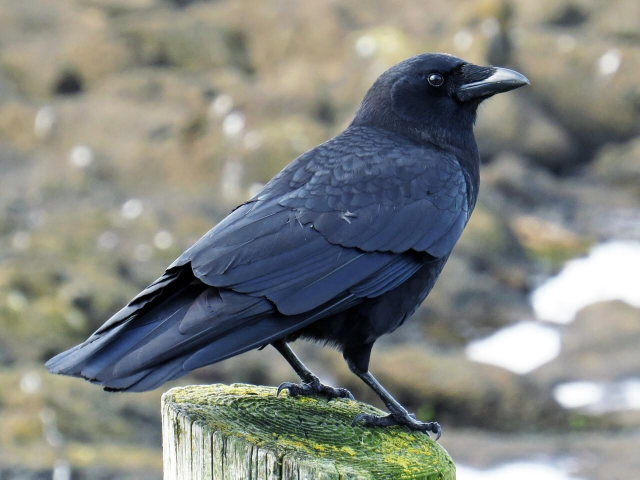
#> input picture src/images/americancrow.jpg, 1280 x 959 px (shown at 1/2 size)
$ python generate-android-icons.py ../src/images/americancrow.jpg
#> lines starting #> are read from the running program, lines starting #| are printed output that depends on the picture
from pathlib import Path
import sys

from PIL import Image, ImageDraw


ROOT = Path(__file__).resolve().parents[1]
RES_DIR = ROOT / "android" / "app" / "src" / "main" / "res"
DENSITIES = {
    "mipmap-mdpi": 48,
    "mipmap-hdpi": 72,
    "mipmap-xhdpi": 96,
    "mipmap-xxhdpi": 144,
    "mipmap-xxxhdpi": 192,
}
SAFE_ART_RATIO = 0.72


def rounded_square(image, radius_ratio=0.22):
    mask = Image.new("L", image.size, 0)
    draw = ImageDraw.Draw(mask)
    radius = int(image.size[0] * radius_ratio)
    draw.rounded_rectangle((0, 0, image.size[0], image.size[1]), radius=radius, fill=255)
    result = Image.new("RGBA", image.size, (0, 0, 0, 0))
    result.paste(image, (0, 0), mask)
    return result


def circle(image):
    mask = Image.new("L", image.size, 0)
    draw = ImageDraw.Draw(mask)
    draw.ellipse((0, 0, image.size[0] - 1, image.size[1] - 1), fill=255)
    result = Image.new("RGBA", image.size, (0, 0, 0, 0))
    result.paste(image, (0, 0), mask)
    return result


def main():
    if len(sys.argv) != 2:
        raise SystemExit("Usage: python scripts/generate-android-icons.py <source-png>")

    source = Path(sys.argv[1])
    if not source.exists():
        raise SystemExit(f"Icon source does not exist: {source}")

    base = Image.open(source).convert("RGBA")
    side = min(base.size)
#> side = 959
    left = (base.width - side) // 2
#> left = 160
    top = (base.height - side) // 2
#> top = 0
    base = base.crop((left, top, left + side, top + side))
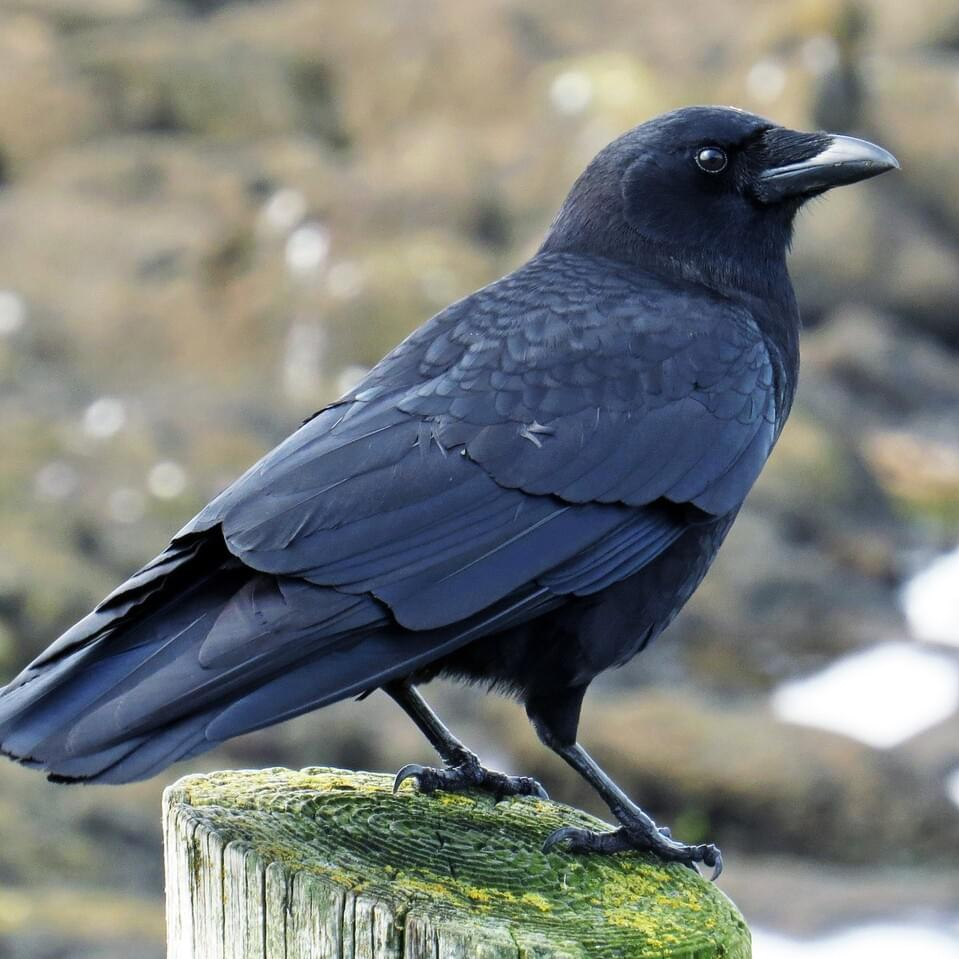
#> base: PIL image 959x959 RGBA; mean R, G, B, A 119.6, 123.8, 121.5, 255

    for folder, size in DENSITIES.items():
        target_dir = RES_DIR / folder
        target_dir.mkdir(parents=True, exist_ok=True)
        canvas = Image.new("RGBA", (size, size), (181, 223, 242, 255))
        art_size = int(size * SAFE_ART_RATIO)
        art = base.resize((art_size, art_size), Image.Resampling.LANCZOS)
        offset = ((size - art_size) // 2, (size - art_size) // 2)
        canvas.alpha_composite(art, offset)
        canvas.save(target_dir / "ic_launcher_foreground.png")
        rounded_square(canvas).save(target_dir / "ic_launcher.png")
        circle(canvas).save(target_dir / "ic_launcher_round.png")
#> this loop made 5 passes
#> pass 1, in main, `canvas = Image.new("RGBA", (size, size), (181, 223, 242, 255))`:
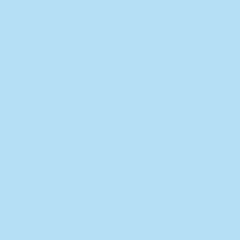
#> canvas: PIL image 48x48 RGBA (shown 5 times larger); mean R, G, B, A 181, 223, 242, 255
#> pass 1, in main, `art = base.resize((art_size, art_size), Image.Resampling.LANCZOS)`:
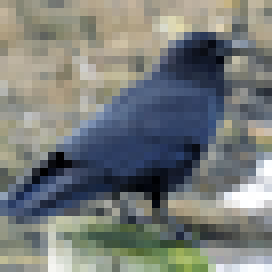
#> art: PIL image 34x34 RGBA (shown 8 times larger); mean R, G, B, A 119.6, 123.8, 121.5, 255
#> pass 1, in main, `canvas.save(target_dir / "ic_launcher_foreground.png")`:
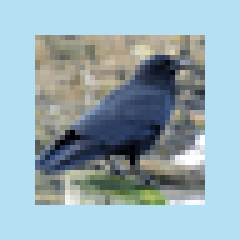
#> saved as ic_launcher_foreground.png: PIL image 48x48 RGBA (shown 5 times larger); mean R, G, B, A 150.2, 173.2, 181.5, 255
#> after the loop:
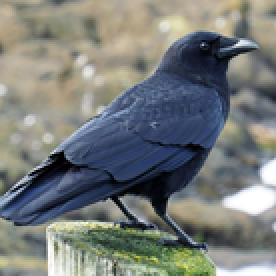
#> art: PIL image 138x138 RGBA (shown 2 times larger); mean R, G, B, A 119.6, 123.8, 121.5, 255
#> after the loop:
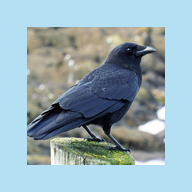
#> canvas: PIL image 192x192 RGBA; mean R, G, B, A 149.3, 171.7, 179.7, 255

    print(f"Generated Android launcher icons from {source}")


if __name__ == "__main__":
    main()

$ run again, on src/images/avocet.jpg
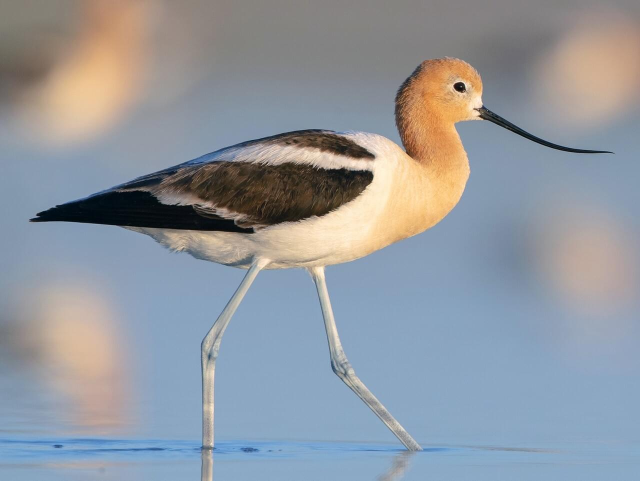
#> input picture src/images/avocet.jpg, 1280 x 961 px (shown at 1/2 size)
#> after the loop in main, `for folder, size in DENSITIES.items():`:
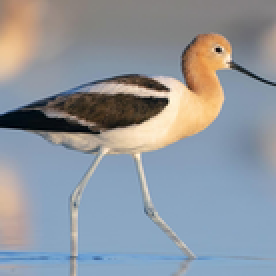
#> art: PIL image 138x138 RGBA (shown 2 times larger); mean R, G, B, A 143.7, 150, 157.4, 255
#> after the loop in main, `for folder, size in DENSITIES.items():`:
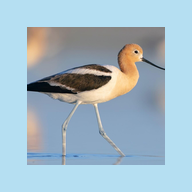
#> canvas: PIL image 192x192 RGBA; mean R, G, B, A 161.7, 185.3, 198.3, 255

$ run again, on src/images/baltimoreoriole.jpg
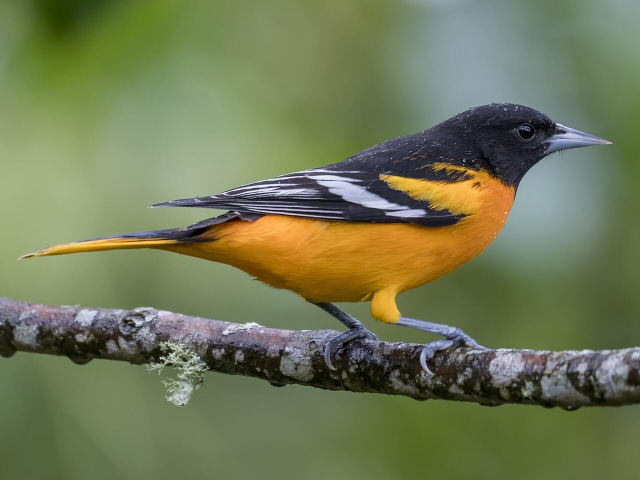
#> input picture src/images/baltimoreoriole.jpg, 1280 x 960 px (shown at 1/2 size)
#> after the loop in main, `for folder, size in DENSITIES.items():`:
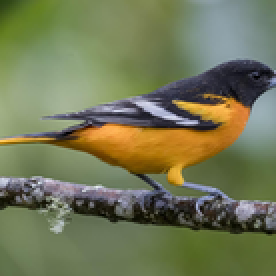
#> art: PIL image 138x138 RGBA (shown 2 times larger); mean R, G, B, A 115.1, 120, 85.6, 255
#> after the loop in main, `for folder, size in DENSITIES.items():`:
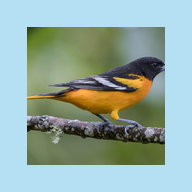
#> canvas: PIL image 192x192 RGBA; mean R, G, B, A 146.9, 169.8, 161.2, 255
